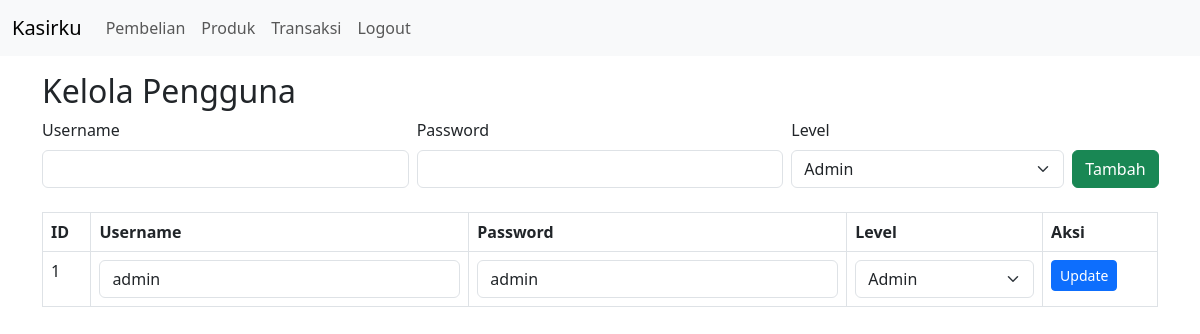
Page /administrator/kelola_user.php (signed in) on the earlier database version.
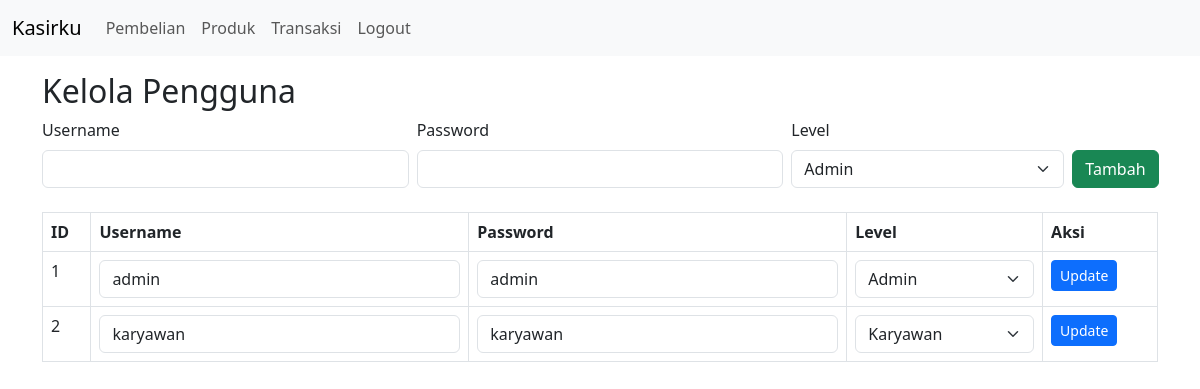
Same page on the later database version.
### tables this page shows
CREATE TABLE `user` (
  `id` int(11) NOT NULL,
  `username` varchar(50) NOT NULL,
  `password` varchar(50) NOT NULL,
  `level` enum('admin','karyawan') NOT NULL
);

### administrator/kelola_user.php (the view, shortened to what this page needs)
<?php
include '../koneksi.php';
include 'navbar.php';
$sql_user = "SELECT * FROM user";
$result_user = $conn->query($sql_user);
?>
<!DOCTYPE html>
<html lang="id">
<head>
    <link href="https://cdn.jsdelivr.net/npm/bootstrap@5.3.0/dist/css/bootstrap.min.css" rel="stylesheet">
</head>
<body>
    <div class="container mt-3">
        <h2>Kelola Pengguna</h2>
        <form method="post" class="mb-4">
            <div class="row g-2 align-items-end">
                <div class="col-md-4">
                    <label class="form-label">Username</label>
                    <input type="text" class="form-control" name="new_username" required>
                </div>
                <div class="col-md-4">
                    <label class="form-label">Password</label>
                    <input type="text" class="form-control" name="new_password" required>
                </div>
                <div class="col-md-3">
                    <label class="form-label">Level</label>
                    <select class="form-select" name="new_level" required>
                        <option value="admin">Admin</option>
                    </select>
                </div>
                <div class="col-md-1">
                    <button type="submit" class="btn btn-success" name="tambah">Tambah</button>
                </div>
            </div>
        </form>
        <table class="table table-bordered">
            <thead>
                <tr>
                    <th>ID</th>
                    <th>Username</th>
                    <th>Password</th>
                    <th>Level</th>
                    <th>Aksi</th>
                </tr>
            </thead>
            <tbody>
                <?php if ($result_user && $result_user->num_rows > 0): ?>
                    <?php while ($row = $result_user->fetch_assoc()): ?>
                    <tr>
                        <form method="post">
                            <td><?= htmlspecialchars($row['id']) ?></td>
                            <td><input type="text" class="form-control" name="username" value="<?= htmlspecialchars($row['username']) ?>" required></td>
                            <td><input type="text" class="form-control" name="password" value="<?= htmlspecialchars($row['password']) ?>" required></td>
                            <td>
                                <select class="form-select" name="level">
                                    <option value="admin" <?= $row['level'] == 'admin' ? 'selected' : '' ?>>Admin</option>
                                    <option value="karyawan" <?= $row['level'] == 'karyawan' ? 'selected' : '' ?>>Karyawan</option>
                                </select>
                            </td>
                            <td>
                                <button type="submit" class="btn btn-primary btn-sm" name="update">Update</button>
                            </td>
                        </form>
                    </tr>
                    <?php endwhile; ?>
                <?php else: ?>
                    <tr>
                        <td colspan="5" class="text-center">Tidak ada data pengguna</td>
                    </tr>
                <?php endif; ?>
            </tbody>
        </table>
    </div>
</body>
</html>

Differences in the rows shown:
added user: id "2", username "karyawan", password "karyawan", level "Karyawan"
